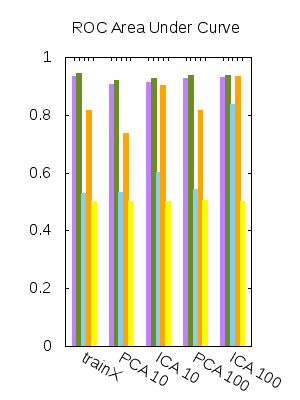

Write the gnuplot code that produced this figure.
set terminal png size 400,400
set output "vro.png"

set style line 1 lc rgb "purple"
set style line 2 lc rgb "#6B8E23"
set style line 3 lc rgb "skyblue"
set style line 4 lc rgb "orange"
set style line 5 lc rgb "yellow"

set style fill solid
set boxwidth 0.13

set xrange [0.5:5.5]
set yrange [0:1]
set title "ROC Area Under Curve"
unset key

plot "vdtro.dat" using 1:3:xtic(2) w boxes ls 1 title "Decision Tree", \
     "vrfro.dat" using 1:3:xtic(2) w boxes ls 2 title "Random Forest", \
     "vnbro.dat" using 1:3:xtic(2) w boxes ls 3 title "Naive Bayes", \
     "vknnro.dat" using 1:3:xtic(2) w boxes ls 4 title "KNN", \
     "vsvcro.dat" using 1:3:xtic(2) w boxes ls 5 title "SVM"
